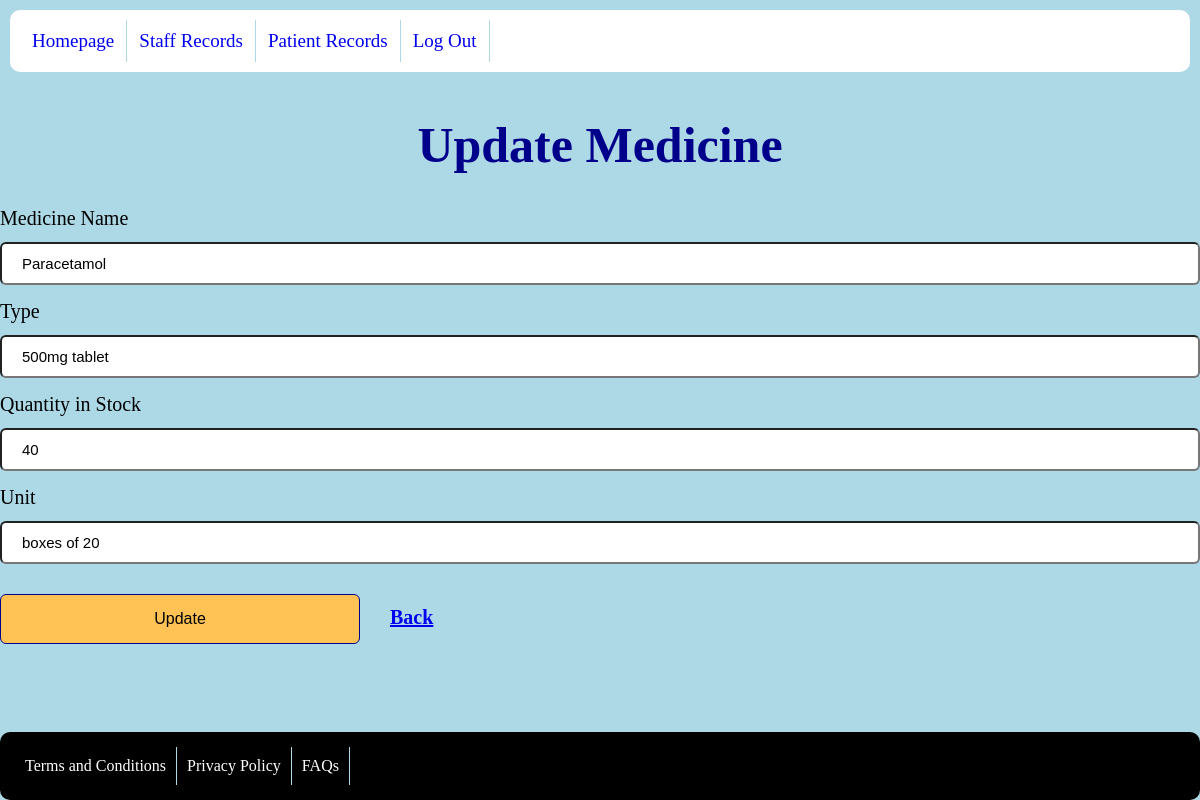
The page /medicine/updateMedicine.php?mid=1 (signed in) on the database its author committed.
### tables this page shows
CREATE TABLE `medicine` (
  `medicine_id` int(11) NOT NULL,
  `medicine_name` text NOT NULL,
  `type` text NOT NULL,
  `quantity_in_stock` int(11) NOT NULL,
  `unit` varchar(50) NOT NULL
);

### medicine/updateMedicine.php (the view, shortened to what this page needs)
<!DOCTYPE html>
<html lang="en">
<head>
    <link href="../css/desktop.css" media="only screen and (min-width:720px)" rel="stylesheet" type="text/css">
    <link href="../css/mobile.css" media="only screen and (max-width:720px)" rel="stylesheet" type="text/css">
</head>
<body>
    <div class="container">
        <?php
        include("../includes/header.php");
        $conn = new mysqli(DB_HOST, DB_USER, DB_PASSWORD, DB_NAME);
            $sql = "SELECT * FROM Medicine WHERE medicine_id=?";
            $stmt = $conn->prepare($sql);
            $stmt->bind_param("i", $_GET['mid']);
            $stmt->execute();
            $result = $stmt->get_result();
            $arrayResult = [];
            while ($row = $result->fetch_assoc()) {
                $arrayResult[] = $row;
            }
        ?>
        <main>
            <h1>Update Medicine</h1>
            <form method="post">
                <label>Medicine Name</label>
                <input type="text" name="medname" value="<?php echo $arrayResult[0]['medicine_name']; ?>">
                <label>Type</label>
                <input type="text" name="type" value="<?php echo $arrayResult[0]['type']; ?>">
                <label>Quantity in Stock</label>
                <input type="number" name="quantity" value="<?php echo $arrayResult[0]['quantity_in_stock']; ?>">
                <label>Unit</label>
                <input type="text" name="unit" value="<?php echo $arrayResult[0]['unit']; ?>">
                <input type="submit" name="submit" value="Update"><a href="../medicine/medicine-records.php" class="back-button">Back</a>
            </form>
        </main>
        <?php
            include("../includes/footer.php");
        ?>
    </div>
</body>
</html>

### css/desktop.css (style rules this page uses)
body { background-color: lightblue; margin: 0; display: flex; justify-content: center; align-items: center; }
.container { width:100%; margin: 0 auto; max-width: 1200px; min-width: 600px; display: flex; flex-direction: column; min-height:100vh; min-height:100svh; }
h1 { font-size: 50px; color:darkblue; text-align: center; }
input, select { width: 100%; display:inline-block; padding: 11px 20px; margin-top: 10px; box-sizing: border-box; border-radius: 6px; font-size:15px; }
label { display: block; margin-top: 15px; margin-bottom:2px; font-size:20px; }
button, input[type=submit] { background-color: #FFC355; color: black; border: 1px darkblue solid; border-radius: 6px; padding: 15px 32px; text-align: center; text-decoration: none; display: inline-block; font-size: 16px; cursor: pointer; width:30%; margin-top:15px; margin-bottom:15px; }
form { font-size: 20px; border-radius:20px; }
.back-button { font-weight: bold; padding-left: 30px; }
:root { --delay: 0; --duration: 800ms; --iterations: 1; }

### css/mobile.css (style rules this page uses)
body { background-color: lightblue; margin: 0; display: flex; justify-content: center; align-items: center; }
main { margin:5px; }
h1 { font-size: 40px; color:darkblue; text-align: center; }
.container { width:100%; margin:auto; display: flex; flex-direction: column; min-height:100vh; min-height:100svh; }
input, select { width: 100%; display:inline-block; padding: 11px 20px; margin: 15px 0; box-sizing: border-box; border-radius: 6px; font-size:15px; }
label { display: block; margin-top: 15px; margin-bottom:2px; font-size:20px; }
button, input[type=submit] { background-color: #FFC355; color: black; padding: 14px 20px; border: none; width: 100%; margin-top:15px; margin-bottom:15px; border-radius: 6px; border: 1px darkblue solid; }
input[type=submit] { width: 100%; }
form { font-size: 20px; padding:10px; border-radius:20px; }
.back-button { font-weight: bold; padding-left: 10px; }
:root { --delay: 0; --duration: 800ms; --iterations: 1; }

### rows shown on the page
medicine: medname "Paracetamol", type "500mg tablet", quantity "40", unit "boxes of 20"

### other values the page prints
$title "Homepage"
$title "Staff Records"
$title "Patient Records"
$title "Log Out"
